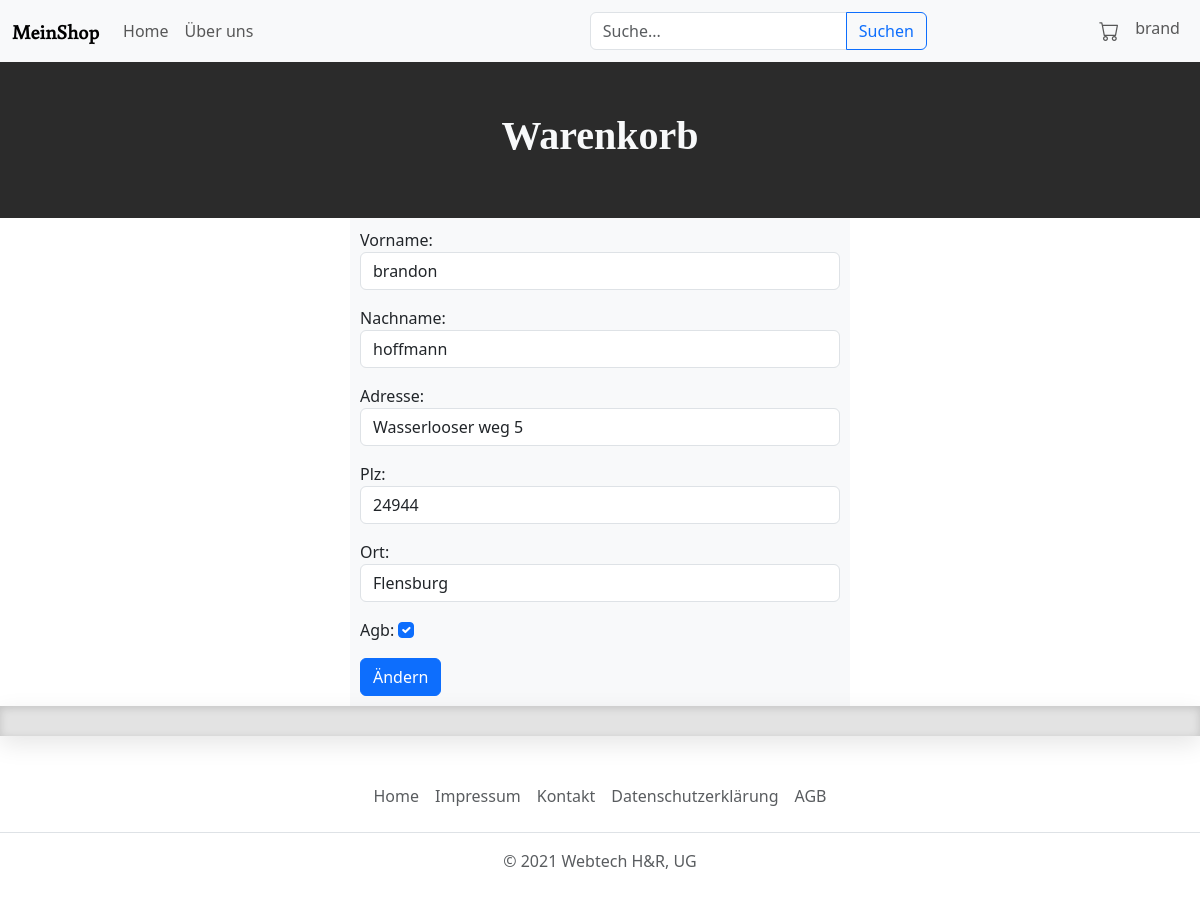
Page /profile/edit/ (signed in) on the committed database.
### myShop/models.py (models this page shows, shortened)
class UserProfile(models.Model):
    user = models.OneToOneField(User, on_delete=models.CASCADE)
    vorname = models.CharField(max_length=50, default="")
    nachname = models.CharField(max_length=50, default="")
    adresse = models.CharField(max_length=50, default="")
    plz = models.IntegerField(default=0)
    ort = models.CharField(max_length=50)
    agb = models.BooleanField(default=False)

### myShop/views.py (the view, shortened to what this page needs)
# urls.py: path('profile/edit/', views.editProfile, name='edit_profile'),
def editProfile(request):
    profile = request.user.userprofile
    next_url = request.GET.get('next', 'profile')
    if request.method == 'POST':
        form = UserProfileForm(request.POST, instance=profile)
        if form.is_valid():
            form.save()
            return redirect(reverse(next_url))
    else:
        form = UserProfileForm(instance=profile)
    return render(request, 'editProfile.html', {'form': form})

### myShop/forms.py
class UserProfileForm(forms.ModelForm):
    class Meta:
        model = UserProfile
        fields = ['vorname', 'nachname', 'adresse', 'plz', 'ort', 'agb']
        success_url = reverse_lazy('checkout')
        widgets = {
            'vorname': forms.TextInput(attrs={'class': 'form-control'}),
            'nachname': forms.TextInput(attrs={'class': 'form-control'}),
            'adresse': forms.TextInput(attrs={'class': 'form-control'}),
            'plz': forms.NumberInput(attrs={'class': 'form-control'}),
            'ort': forms.TextInput(attrs={'class': 'form-control'}),
            'agb': forms.CheckboxInput(attrs={'class': 'form-check-input', 'id': 'agbCheck'}),
        }

### myShop/templates/editProfile.html (shortened to what this page needs)
{% extends "base.html" %}
{% load static %}
{% block head %}
    <link rel="stylesheet" href="{% static 'register.css' %}">
    <link rel="stylesheet" href="{% static 'cart.css' %}">
    <link rel="stylesheet" href="{% static 'editProfile.css' %}">
    <link href="https://cdn.jsdelivr.net/npm/bootstrap@5.3.3/dist/css/bootstrap.min.css" rel="stylesheet">
{% endblock head %}
{% block content %}
<section class="greyHead">
    <h1>Warenkorb</h1>
</section>
<section class="edit">
    <form method="post">
        {{form.as_p}}
        <button type="submit" class="btn btn-primary">Ändern</button>
    </form>
</section>
{% endblock content %}

### myShop/templates/base.html (shortened to what this page needs)
{% load static %}
<!DOCTYPE html>
<html lang="en">
<head>
    <link href="https://cdn.jsdelivr.net/npm/bootstrap@5.3.3/dist/css/bootstrap.min.css" rel="stylesheet">
    <link rel="stylesheet" href="https://cdn.jsdelivr.net/npm/bootstrap-icons@1.3.0/font/bootstrap-icons.css">
    <link rel="stylesheet" href="{% static 'style.css' %}">
    {% block head %}
    {% endblock head %}
</head>
<body>
    <nav class="navbar navbar-expand-lg navbar-light bg-light">
        <div class="container-fluid">
            <a class="navbar-brand headerTitle" href="{%url 'product_list'%}">MeinShop</a>
            <div class="collapse navbar-collapse" id="navbarNav">
                <ul class="navbar-nav me-auto">
                    <li class="nav-item"><a class="nav-link" href="#">Home</a></li>
                    <li class="nav-item"><a class="nav-link" href="#">Über uns</a></li>
                </ul>
                <form class="d-flex mx-auto" method="GET" action="{% url "product_list"%}">
                    <div class="input-group">
                        <input class="form-control" name="q" type="search" placeholder="Suche..." aria-label="Search">
                        <button class="btn btn-outline-primary" type="submit">Suchen</button>
                    </div>
                </form>
                <ul class="navbar-nav">
                    <li class="nav-item"><a class="nav-link" href="{% url 'cart' %}">
                        <i class="bi bi-cart fs-5"></i>
                    </a></li>
                    {% if user.is_authenticated %}
                    <li class="nav-item"><a class="nav-link" href="{% url "profile_detail" %}">{{user.username}}</a></li>
                    {% else %}
                    <li class="nav-item"><a class="nav-link" href="{% url 'register' %}">Registrieren</a></li>
                    <li class="nav-item"><a class="nav-link" href="#">Login</a></li>
                    {% endif %}
                </ul>
            </div>
        </div>
    </nav>
    {% block content %}
    {% endblock content %}
</body>
<div class="divider"></div>
<footer class="py-3 my-4">
    <ul class="nav justify-content-center border-bottom pb-3 mb-3">
      <li class="nav-item"><a href="{% url "product_list" %}" class="nav-link px-2 text-muted">Home</a></li>
      <li class="nav-item"><a href="#" class="nav-link px-2 text-muted">Impressum</a></li>
      <li class="nav-item"><a href="#" class="nav-link px-2 text-muted">Kontakt</a></li>
      <li class="nav-item"><a href="{% url "datenschutz" %}" class="nav-link px-2 text-muted">Datenschutzerklärung</a></li>
      <li class="nav-item"><a href="{% url "agb" %}" class="nav-link px-2 text-muted">AGB</a></li>
    </ul>
    <p class="text-center text-muted">© 2021 Webtech H&R, UG</p>
  </footer>
</html>

### myShop/static/style.css (style rules this page uses)
* { box-sizing: border-box; }
.headerTitle { font-family: 'Buenard-Regular'; font-size: 1.5em; font-weight: bold; }
.greyHead h1 { font-family: 'HenriDidot'; text-align: center; font-weight: bold; }
.greyHead { background-color: #2b2b2b; color: #f8f9fa; width: 100%; padding: 50px; }
body { background-color: #ffffff; }
.divider { width: 100vw; height: 30px; background-color: #e3e3e3; box-shadow: 0 .5em 1.5em rgba(0, 0, 0, .1), inset 0 .125em .5em rgba(0, 0, 0, .15) }

### myShop/static/editProfile.css (style rules this page uses)
.edit { padding: 10px; margin: auto; width: 500px; background-color: #f8f9fa; }

### rows in the picture
UserProfile: vorname "brandon", nachname "hoffmann", adresse "Wasserlooser weg 5", plz "24944", ort "Flensburg", agb "☑"

### other values in the picture
{{ user.username }} "brand"
